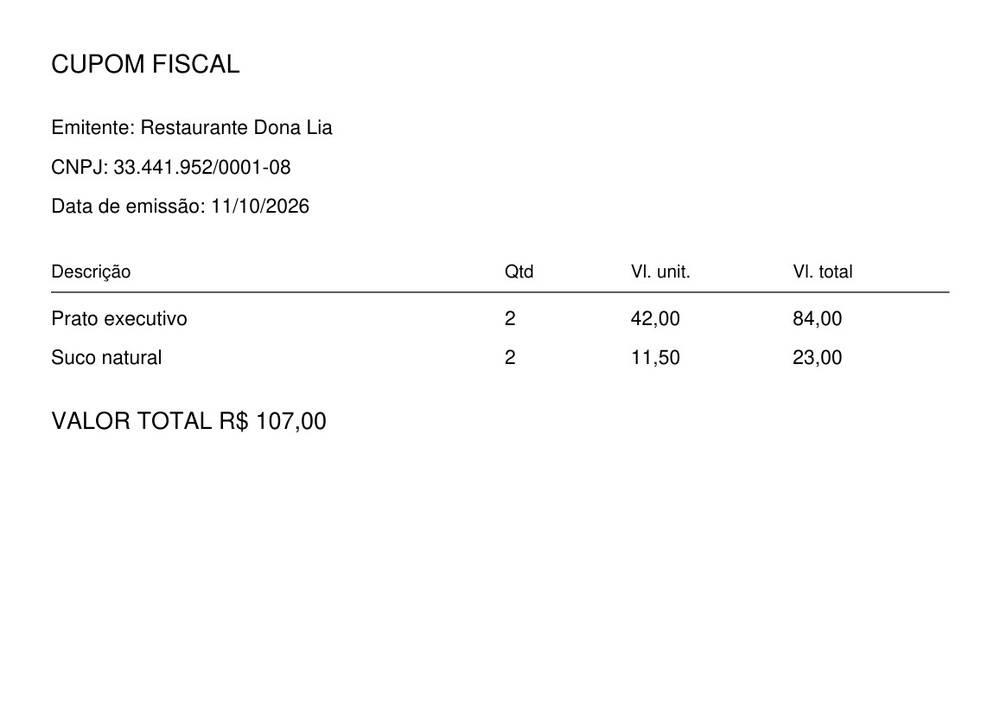
#> input picture backend/src/main/resources/samples/cupom_restaurante.jpg, 1000 x 703 px, shrunk from 1157 x 813 before the run
$ python -i image_preprocess.py   (imports and definitions only)
#> lines starting #> are read from the running program, lines starting #| are printed output that depends on the picture; after the words box and inside, x2 and y2 are one past the last pixel; in counts of white or black regions, pixels touching at a corner belong together
#> further down, picture is the input picture: shape (703, 1000, 3); min 0, max 255, mean 251.4
"""OpenCV clean-up before OCR: straighten a tilted photo and even out its lighting."""

import cv2
import numpy as np

from fiscal_worker.extractors.rasterizer import Image

# Tilts smaller than this are noise in the estimate; larger than MAX are not a tilted receipt.
MIN_SKEW_DEGREES = 0.3
MAX_SKEW_DEGREES = 20.0
WHITE = (255, 255, 255)


def preprocess(image: Image) -> Image:
    return _equalize(_deskew(image))


def estimate_skew(image: Image) -> float:
    """Tilt of the text block in degrees, from the minimum-area box around the ink."""
    gray = cv2.cvtColor(image, cv2.COLOR_BGR2GRAY)
    _, ink = cv2.threshold(gray, 0, 255, cv2.THRESH_BINARY_INV | cv2.THRESH_OTSU)
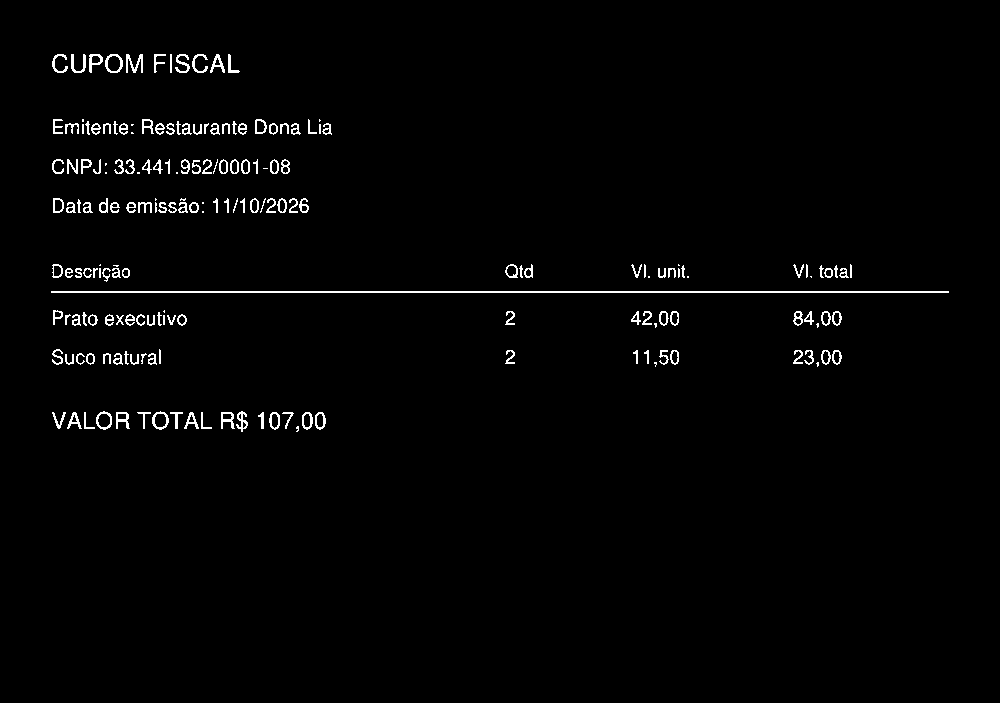
#> ink: shape (703, 1000); 1.6% white in thin lines or dots, all inside (x1, y1, x2, y2) = (51, 54, 949, 432)
    points = cv2.findNonZero(ink)
#> points = contour of 11498 points, box (x1, y1, x2, y2) (51, 54, 949, 432), area 35758
    if points is None:
        return 0.0
    angle = float(cv2.minAreaRect(points)[-1])
#> angle = -89.75
    # minAreaRect reports (0, 90]; fold it to the nearest of the two axes.
    return angle - 90.0 if angle > 45.0 else angle


def _deskew(image: Image) -> Image:
    angle = estimate_skew(image)
#> angle = -89.75
    if not MIN_SKEW_DEGREES <= abs(angle) <= MAX_SKEW_DEGREES:
        return image
    height, width = image.shape[:2]
    rotation = cv2.getRotationMatrix2D((width / 2, height / 2), angle, 1.0)
    rotated = cv2.warpAffine(
        image,
        rotation,
        (width, height),
        flags=cv2.INTER_CUBIC,
        borderMode=cv2.BORDER_CONSTANT,
        borderValue=WHITE,
    )
    return np.asarray(rotated, dtype=np.uint8)


def _equalize(image: Image) -> Image:
    """Local contrast on the lightness channel. Hard binarisation is left out on purpose: it
    erases thin strokes of thermal receipts and lowers the recognition score."""
    lab = cv2.cvtColor(image, cv2.COLOR_BGR2LAB)
#> lab: shape (703, 1000, 3); mean of channels 0, 1, 2 251.5, 128, 128
    lightness, a_channel, b_channel = cv2.split(lab)
#> a_channel: shape (703, 1000); every value is 128
    clahe = cv2.createCLAHE(clipLimit=2.0, tileGridSize=(8, 8))
    merged = cv2.merge((clahe.apply(lightness), a_channel, b_channel))
#> merged: shape (703, 1000, 3); mean of channels 0, 1, 2 251.3, 128, 128
    return np.asarray(cv2.cvtColor(merged, cv2.COLOR_LAB2BGR), dtype=np.uint8)

>>> import cv2
>>> picture = cv2.imread('../../../../backend/src/main/resources/samples/cupom_restaurante.jpg')
>>> result = preprocess(picture)
